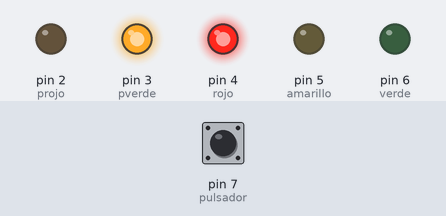
This sketch was run on a simulated Arduino Uno, built with avr-gcc and run on an emulated ATmega328P. Parts: output pins drawn as LEDs (lit = HIGH). The test bench sets the inputs (shaded band); at power-on: pin 7 (pulsador) LOW.

Above: at 13.4 s.
13.5 s: pin 7 (pulsador) pulled HIGH for 3 s
At 17.2 s:
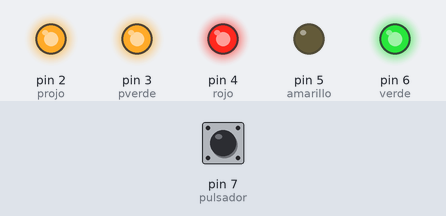
At 21.5 s:
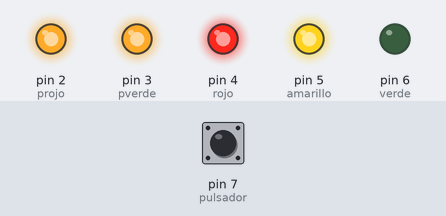
Timing chart, 0 to 30.0 s (numbered marks = the images above; inputs shaded):
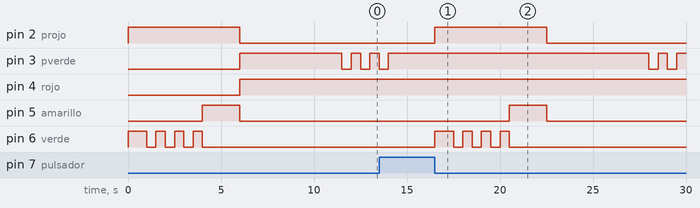

Measured:
- after the input at 13.5 s, pin 4 (rojo): stays HIGH (without the input it goes to LOW after 0.50 s)

The sketch:

semaforo1.ino
```cpp
  /*Programacion de un semaforo de coches, con un semaforo de peatones, con boton. Que al precionar el boton,
   se cambia para que el peaton pueda cruzar. con un tiempo de espera y parpadeo del led verde de coches antes de cambiar.
   El led verde de peatones tambien parpadea antes de cambiar a verde*/

  int rojo = 4; //led rojo de coches
  int amarillo = 5; //led amarillo de coches
  int verde = 6; //led verde de coches
  int pulsador = 7; //boton o pulsador
  int pverde = 3; //led verde de peatones
  int projo = 2; //led rojo de peatones

void setup() {
  // especificacion de si es entrada/ salida de los componentes led y boton
  pinMode(verde,OUTPUT); //verde coches coches salida
  pinMode(amarillo,OUTPUT); //amarillo coches salida
  pinMode(rojo,OUTPUT); //rojo coches salida
  //pinMode(pulsador,INPUT); //boton entrada
  pinMode(pverde,OUTPUT); //verde peatones salida
  pinMode(projo,OUTPUT); //rojo peatones salida
}

void loop() {
  //decision de si el pulsador o boton esta apretado
  if(digitalRead(pulsador) == HIGH){
    digitalWrite(rojo,HIGH); //rojo coches encendido
    digitalWrite(projo,LOW); //rojo peatones apagado
    digitalWrite(pverde,HIGH); //verde peatones encendido
    delay(500); //tiempo de ejecucion
    }else{
      digitalWrite(projo,HIGH); //rojo peatones encendido
      digitalWrite(verde,HIGH); //verde coches encendido
      delay(1000); //timpo de espera
      for(int i = 0; i < 3; i++){ // ciclo for para el parpadeo del led verde coches
        digitalWrite(projo,HIGH); //rojo peatones encendido
        digitalWrite(verde,LOW); //verde coches apagado
        delay(500); //timpo de ejecucion
        digitalWrite(projo,HIGH); //rojo peatones encendido
        digitalWrite(verde,HIGH); //verde coches encendido
        delay(500); //tiempo de espera
      } //fin del for
        digitalWrite(verde,LOW); //verde coches apagado
        digitalWrite(projo,HIGH); //rojo peatones encendido
        digitalWrite(amarillo,HIGH); //amarillo coches encendido
        delay(2000);// tiempo de espera
        digitalWrite(projo,HIGH); //rojo peatones encendido
        digitalWrite(amarillo,LOW); //amarillo coches apagado
        digitalWrite(rojo,HIGH); //rojo coches encendido
        digitalWrite(pverde,HIGH); // verde peatones encendido
        digitalWrite(projo,LOW); //rojo peatones apagado
        delay(5000);//tiempo de espera
        for(int j = 0; j < 3; j++){ //ciclo for para el parpadeo del led verde peatones
          digitalWrite(pverde,HIGH); //verde peatones encendido
          delay(500); // tiempo de ejecucion
          digitalWrite(pverde,LOW); //verde peatones apagado
          delay(500); //tiempo de ejecucion
        }
        digitalWrite(rojo,LOW); //rojo coches apagado
        digitalWrite(pverde,LOW); //verde peatones apagado
    } //fin de la desicion
} // fin del loop
```
